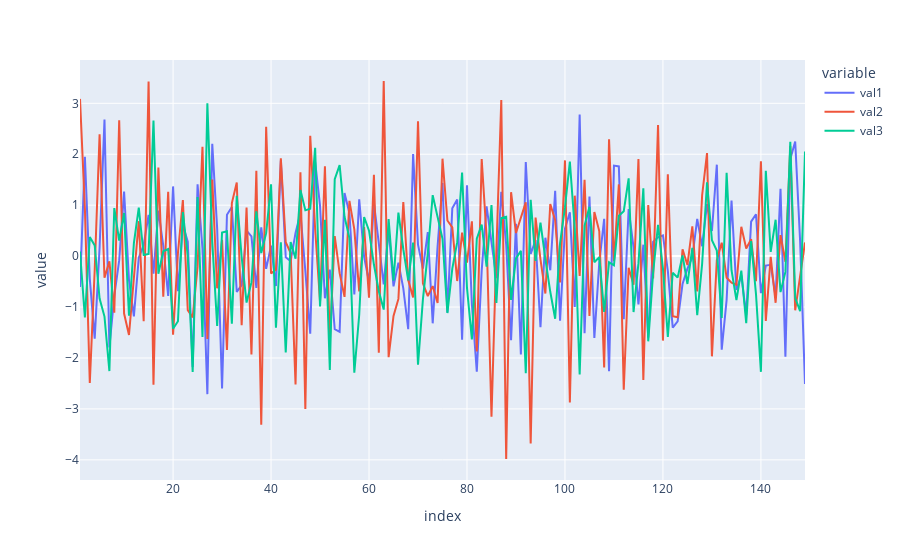

The code cell stored with this chart in its notebook:
### Code cell
df_1_equalized = df_1.diff().dropna()

fig = px.line(df_1_equalized, facet_col_wrap=1)
fig.update_yaxes(matches=None)
fig.show()

### Figure 1 — Plotly figure (JSON) as saved in the notebook; plotly's stock layout.template omitted (floating-point values rounded to 4 significant figures; data arrays with more than 128 entries replaced by an {"elided": "..."} marker saying what was removed)
{"data": [{"hovertemplate": "variable=val1<br>index=%{x}<br>value=%{y}<extra></extra>", "legendgroup": "val1", "line": {"color": "#636efa", "dash": "solid"}, "marker": {"symbol": "circle"}, "mode": "lines", "name": "val1", "orientation": "v", "showlegend": true, "type": "scatter", "x": {"elided": "149 int values"}, "xaxis": "x", "y": {"elided": "149 float values"}, "yaxis": "y"}, {"hovertemplate": "variable=val2<br>index=%{x}<br>value=%{y}<extra></extra>", "legendgroup": "val2", "line": {"color": "#EF553B", "dash": "solid"}, "marker": {"symbol": "circle"}, "mode": "lines", "name": "val2", "orientation": "v", "showlegend": true, "type": "scatter", "x": {"elided": "149 int values"}, "xaxis": "x", "y": {"elided": "149 float values"}, "yaxis": "y"}, {"hovertemplate": "variable=val3<br>index=%{x}<br>value=%{y}<extra></extra>", "legendgroup": "val3", "line": {"color": "#00cc96", "dash": "solid"}, "marker": {"symbol": "circle"}, "mode": "lines", "name": "val3", "orientation": "v", "showlegend": true, "type": "scatter", "x": {"elided": "149 int values"}, "xaxis": "x", "y": {"elided": "149 float values"}, "yaxis": "y"}], "layout": {"legend": {"title": {"text": "variable"}, "tracegroupgap": 0}, "margin": {"t": 60}, "xaxis": {"anchor": "y", "domain": [0, 1], "title": {"text": "index"}}, "yaxis": {"anchor": "x", "domain": [0, 1], "title": {"text": "value"}}}}
